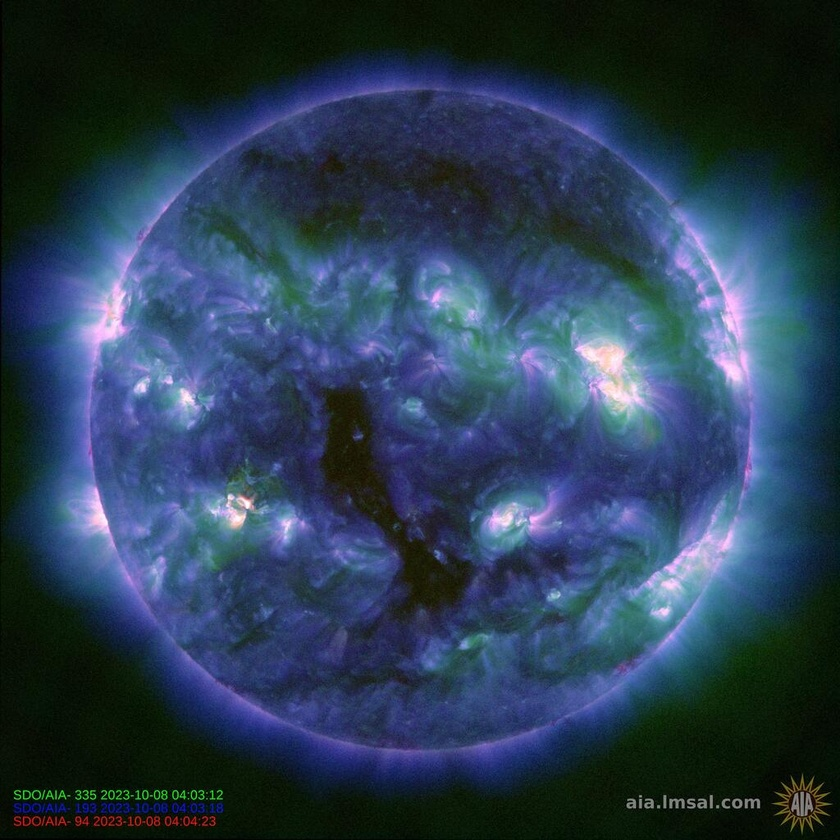
#> input picture src/scripts/exports/imgs/ESTRELLA BLANCA CAPITULO 3.jpg, 840 x 840 px, shrunk from 1024 x 1024 before the run, found by its file name; its folder holds only this picture in this run
$ python FiboFeaturesFinal.py
#> lines starting #> are read from the running program, lines starting #| are printed output that depends on the picture
import cv2
import numpy as np
import simpleaudio as sa
import csv
import matplotlib.pyplot as plt

import os

GR = 1.61803399

imgs_folder = 'imgs'
out_folder = 'out'
color_folder = 'color'
current_filename = ''

def fibo_segment(img, x0, y0, x1, y1, inv, inv2, cuad):
    segCount=0
    segment = img

    height = y1 - y0
    width = x1 - x0

    dirs = [0, 1, 2, 3]
    dir = 0 if height > width else 1

    if(inv):
        dir = dir + 2

    if(inv2):
        offset = -1
    else:
        offset = 1

    metric = [[] for _ in range(8)]
    hexcolors = []

    while(height > 1 and width > 1):

        height = y1 - y0
        width = x1 - x0

        n, m = height, width

        print(f'Height: {height} Width: {width}')
        print(f'x0: {x0} y0: {y0} x1: {x1} y1: {y1}')
        print(f'dir: {dir}')
        #plt.imshow(segment, cmap='gray')
        #plt.show()

        if(height > width):
            height = int(height/GR)

            if(dirs[dir] == 0):
                color = 0
                res=segment[y0:y0+height, x0:x0+width]
                y0 = y0 + height

            else:
                color = 100
                res=segment[y1-height:y1, x1-width:x1]
                y1 = y1 - height

            # height = x1 - x0

        else:
            width = int(width/GR)

            if(dirs[dir] == 1):
                color = 180
                res=segment[y0:y0+height, x0:x0+width]
                x0 = x0 + width

            else:
                color = 255
                res=segment[y1-height:y1, x1-width:x1]
                x1 = x1 - width

            # width = y1 - y0

        hsv=cv2.cvtColor(res,cv2.COLOR_BGR2HSV)
        bw=cv2.cvtColor(res,cv2.COLOR_BGR2GRAY)
        h,s,v=hsv[:,:,0],hsv[:,:,1],hsv[:,:,2]

        dynamic_range=np.max(res)-np.min(res)
        hue_range=np.max(h)-np.min(h)
        sat_range=np.max(s)-np.min(s)
        val_range=np.max(v)-np.min(v)
        hue_average = np.average(h)
        sat_average = np.average(s)
        val_average = np.average(v)
        ilum_average = np.average(bw)
        mean_color = cv2.mean(res)

        metric[0].append(dynamic_range)
        metric[1].append(hue_range)
        metric[2].append(sat_range)
        metric[3].append(val_range)
        metric[4].append(hue_average)
        metric[5].append(sat_average)
        metric[6].append(val_average)
        metric[7].append(ilum_average)
        hexcolors.append(f'{cuad} #{int(mean_color[2]):02x}{int(mean_color[1]):02x}{int(mean_color[0]):02x}')

        # datos=[[cuad, segCount, np.max(res)-np.min(res),np.max(h)-np.min(h),np.max(s)-np.min(s),np.max(v)-np.min(v), np.average(h),np.average(s),np.average(v), np.average(bw)]]

        # cv2.imshow("segmento",res)
        # cv2.waitKey()

        dir += offset
        dir = 0 if dir > 3 else dir
        dir = 3 if dir < 0 else dir
        segCount+=1

    nparrays = []

    nparrays.append(np.full(100, cuad))
    nparrays.append(np.arange(100))

    #create

    for li in metric:
        print(li)
        original_array = np.array(li)
        indices_original = np.arange(len(original_array))
        indices_new = np.linspace(0, len(original_array)-1, 100)
        interpolated_values = np.interp(indices_new, indices_original, original_array)
        # print(interpolated_values)
        nparrays.append(interpolated_values)

    for i in range(100):
        datos = [[nparrays[j][i] for j in range(10)]]

        with open (f'{out_folder}/{current_filename}.csv', 'a', newline='') as file:
            # print(current_filename)
            writer = csv.writer(file)
            writer.writerows(datos)

    for h in hexcolors:
        with open (f'{color_folder}/{current_filename}_color.txt', 'a', newline='') as file:
            # print(current_filename)
            file.write(f'{h}\n')


def process(img):
    n, m, _ = img.shape

    x0 = 0
    y0 = 0
    x1 = int(m/2)
    y1 = int(n/2)

    if(n > m):
        fibo_segment(img, x0, y0, x1, y1, False, False, 0)
    else:
        fibo_segment(img, x0, y0, x1, y1, False, True,0)

    x0 = 0
    y0 = int(n/2)
    x1 = int(m/2)
    y1 = n

    if(n > m):
        fibo_segment(img, x0, y0, x1, y1, True, True,1)
    else:
        fibo_segment(img, x0, y0, x1, y1, False, False,1)

    x0 = int(m/2)
    y0 = 0
    x1 = m
    y1 = int(n/2)

    if(n > m):
        fibo_segment(img, x0, y0, x1, y1, False, True,2)
    else:
        fibo_segment(img, x0, y0, x1, y1, True, False,2)

    x0 = int(m/2)
    y0 = int(n/2)
    x1 = m
    y1 = n

    if(n > m):
        fibo_segment(img, x0, y0, x1, y1, True, False,3)
    else:
        fibo_segment(img, x0, y0, x1, y1, True, True,3)


def pipeline(filename):
    img = cv2.imread(filename)
    process(img)


def main():
    global current_filename  # Declare current_filename as global
    for filename in os.listdir(imgs_folder):
        current_filename = filename
        pipeline(f'{imgs_folder}/{filename}')
#> in pipeline, img is the input picture: shape (840, 840, 3); mean B, G, R 83.3, 61.5, 42.6
#> the loop in fibo_segment, `while(height > 1 and width > 1): ` made 13 passes
#> (res, hsv, bw, h, s, v, dynamic_range, hue_range) on pass 13: ([[94, 109, 51], [88, 106, 47]], [[82, 136, 109], [81, 142, 106]], [90, 86], [82, 81], [136, 142], [109, 106], 62, 1)
#> (bw, h, s, v, dynamic_range, hue_range, sat_range, val_range) on passes 11 to 12: ([[95, 97], [86, 91], [82, 85], [84, 86]], [[85, 88], [85, 88], [85, 87], [86, 87]], [[126, 117], [131, 124], [137, 133], [130, 128]], [[113, 113], [103, 107], [99, 102], [100, 102]], 67, 3, 20, 14), ([[83, 82], [82, 82]], [[82, 84], [85, 85]], [[143, 137], [137, 137]], [[102, 99], [99, 99]], 57, 3, 6, 3)
#> after the loop in fibo_segment, `while(height > 1 and width > 1):`: dir = 0; hexcolors = ['0 #293d53', '0 #1f2b3d', '0 #3b527b', '0 #344570', '0 #3f6a7a', '0 #476f90', '0 #3d697b', '0 #396770', '0 #346a5e', '0 #376b6d', '0 #346862', '0 #2d6359', '0 #316b5b']; segCount = 13; x0 = 304; x1 = 305; y0 = 303; y1 = 305
#> the loop in fibo_segment, `for h in hexcolors:` made 13 passes
#> h on passes 1 to 12: '0 #293d53', '0 #1f2b3d', '0 #3b527b', '0 #344570', '0 #3f6a7a', '0 #476f90', '0 #3d697b', '0 #396770', '0 #346a5e', '0 #376b6d', '0 #346862', '0 #2d6359'
#> the loop in fibo_segment (call 2), `while(height > 1 and width > 1): ` made 13 passes
#> (res, hsv, bw, h, s, v, dynamic_range, hue_range) on pass 13: ([[159, 90, 73], [153, 88, 67]], [[114, 138, 159], [113, 143, 153]], [93, 89], [114, 113], [138, 143], [159, 153], 92, 1)
#> (bw, h, s, v, dynamic_range, hue_range, sat_range, val_range) on passes 11 to 12: ([[102, 96], [95, 91], [91, 90], [90, 89]], [[117, 117], [117, 117], [116, 117], [115, 116]], [[121, 124], [131, 132], [137, 135], [140, 139]], [[168, 162], [164, 160], [160, 159], [159, 158]], 96, 2, 19, 10), ([[103, 102], [97, 96]], [[117, 118], [116, 117]], [[122, 121], [131, 130]], [[170, 169], [164, 165]], 90, 2, 10, 6)
#> pass 1, in fibo_segment (call 2), `h,s,v=hsv[:,:,0],hsv[:,:,1],hsv[:,:,2]`:
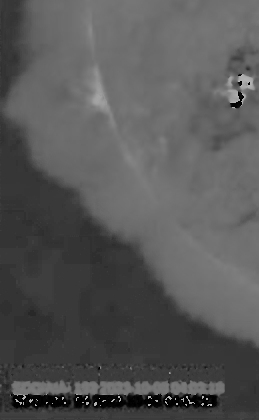
#> h: shape (420, 259); min 0, max 179, mean 86.5
#> after the loop in fibo_segment (call 2), `while(height > 1 and width > 1):`: dir = 2; hexcolors = ['1 #25364a', '1 #222c4c', '1 #2b3049', '1 #2f3c61', '1 #4d5d8e', '1 #31426f', '1 #3d4b8a', '1 #7674bf', '1 #435793', '1 #3f538f', '1 #4d57a1', '1 #545da7', '1 #46599c']; segCount = 13; x0 = 304; x1 = 305; y0 = 535; y1 = 537
#> the loop in fibo_segment (call 2), `for h in hexcolors:` made 13 passes
#> h on passes 1 to 12: '1 #25364a', '1 #222c4c', '1 #2b3049', '1 #2f3c61', '1 #4d5d8e', '1 #31426f', '1 #3d4b8a', '1 #7674bf', '1 #435793', '1 #3f538f', '1 #4d57a1', '1 #545da7'
#> the loop in fibo_segment (call 3), `while(height > 1 and width > 1): ` made 13 passes
#> (dynamic_range, hue_range, sat_range, val_range, hue_average, sat_average, val_average, ilum_average) on passes 1 to 6: (255, 179, 255, 252, 85.57, 153.8, 90.88, 66.12), (186, 173, 255, 178, 94.18, 140.5, 64.85, 41.09), (227, 71, 114, 198, 104, 125.3, 140.8, 101.4), (220, 64, 122, 161, 104.4, 121.6, 158, 115.7), (158, 24, 62, 109, 107.8, 138.4, 135.9, 88.12), (126, 14, 44, 76, 111, 143, 123.8, 74.26)
#> pass 1, in fibo_segment (call 3), `res=segment[y1-height:y1, x1-width:x1]`:
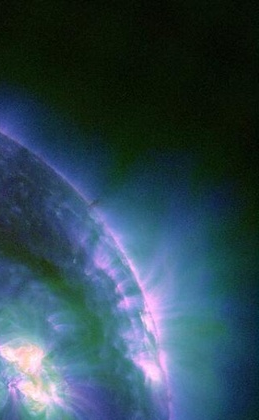
#> res: shape (420, 259, 3); mean B, G, R 84.9, 71.8, 47.8
#> pass 1, in fibo_segment (call 3), `bw=cv2.cvtColor(res,cv2.COLOR_BGR2GRAY)`:
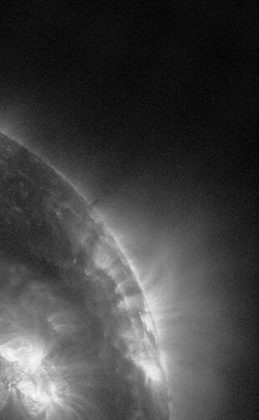
#> bw: shape (420, 259); min 2, max 249, mean 66.1
#> pass 1, in fibo_segment (call 3), `h,s,v=hsv[:,:,0],hsv[:,:,1],hsv[:,:,2]`:
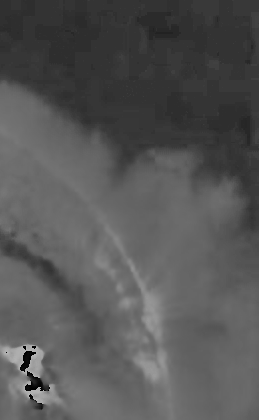
#> h: shape (420, 259); min 0, max 179, mean 85.6
#> the loop in fibo_segment (call 3), `for h in hexcolors:` made 13 passes
#> h on passes 1 to 12: '2 #2f4754', '2 #20293c', '2 #496c8c', '2 #557a9d', '2 #3e5b87', '2 #364a7b', '2 #375276', '2 #466996', '2 #3a4a83', '2 #3a487d', '2 #425085', '2 #42508c'
#> the loop in fibo_segment (call 4), `while(height > 1 and width > 1): ` made 13 passes
#> pass 1, in fibo_segment (call 4), `res=segment[y1-height:y1, x1-width:x1]`:
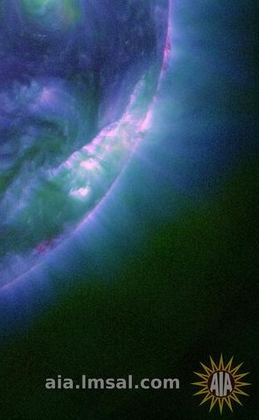
#> res: shape (420, 259, 3); mean B, G, R 79.5, 64.5, 40.1
#> pass 1, in fibo_segment (call 4), `bw=cv2.cvtColor(res,cv2.COLOR_BGR2GRAY)`:
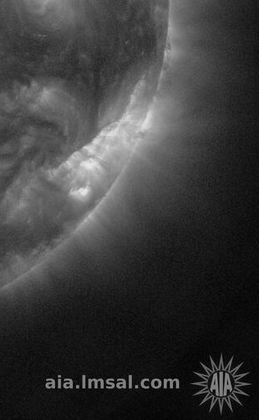
#> bw: shape (420, 259); min 0, max 232, mean 58.9
#> pass 1, in fibo_segment (call 4), `h,s,v=hsv[:,:,0],hsv[:,:,1],hsv[:,:,2]`:
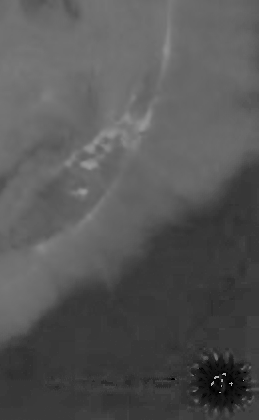
#> h: shape (420, 259); min 0, max 177, mean 85.5
#> the loop in fibo_segment (call 4), `for h in hexcolors:` made 13 passes
#> h on passes 1 to 12: '3 #28404f', '3 #253753', '3 #334061', '3 #3c4a7e', '3 #3b457d', '3 #2b365a', '3 #788fba', '3 #ae8cd4', '3 #5a5cac', '3 #4a57a1', '3 #726bb7', '3 #7d72bf'


if __name__ == "__main__":
    main()

$ run again, on src/scripts/exports/imgs/gigante roja_Cap4.png
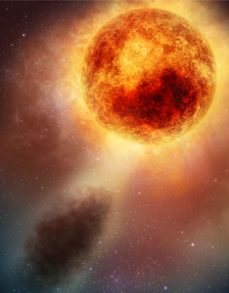
#> input picture src/scripts/exports/imgs/gigante roja_Cap4.png, 229 x 293 px, found by its file name
#> in pipeline, img is the input picture: shape (293, 229, 3); mean B, G, R 60.7, 96.1, 153.3
#> the loop in fibo_segment, `while(height > 1 and width > 1): ` made 10 passes
#> (res, hsv, bw, h, s, v, dynamic_range, hue_range) on pass 10: ([[119, 211, 253], [110, 204, 251]], [[21, 135, 253], [20, 143, 251]], [213, 207], [21, 20], [135, 143], [253, 251], 143, 1)
#> after the loop in fibo_segment, `while(height > 1 and width > 1):`: dir = 2; hexcolors = ['0 #945836', '0 #864f3e', '0 #e3994e', '0 #e37624', '0 #f6cd78', '0 #f2b66b', '0 #fbcb69', '0 #fbd266', '0 #fdda7d', '0 #fccf72']; segCount = 10; x0 = 81; x1 = 83; y0 = 105; y1 = 107
#> the loop in fibo_segment, `for h in hexcolors:` made 10 passes
#> h on passes 1 to 8: '0 #945836', '0 #864f3e', '0 #e3994e', '0 #e37624', '0 #f6cd78', '0 #f2b66b', '0 #fbcb69', '0 #fbd266'
#> the loop in fibo_segment (call 2), `while(height > 1 and width > 1): ` made 10 passes
#> (res, hsv, bw, h, s, v, dynamic_range, hue_range) on pass 10: ([[122, 159, 192], [121, 156, 192]], [[16, 93, 192], [15, 94, 192]], [165, 163], [16, 15], [93, 94], [192, 192], 71, 1)
#> pass 1, in fibo_segment (call 2), `h,s,v=hsv[:,:,0],hsv[:,:,1],hsv[:,:,2]`:
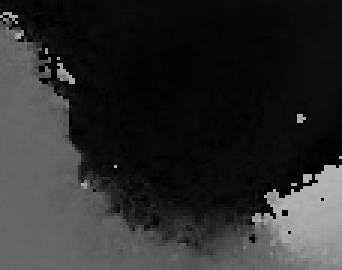
#> h: shape (90, 114) (shown 3 times larger); min 0, max 179, mean 44
#> after the loop in fibo_segment (call 2), `while(height > 1 and width > 1):`: dir = 0; hexcolors = ['1 #463b37', '1 #663d31', '1 #c79970', '1 #ba8e66', '1 #a87e63', '1 #b38e71', '1 #c5a881', '1 #c4a37b', '1 #be9b77', '1 #c09d79']; segCount = 10; x0 = 81; x1 = 83; y0 = 186; y1 = 188
#> the loop in fibo_segment (call 2), `for h in hexcolors:` made 10 passes
#> h on passes 1 to 8: '1 #463b37', '1 #663d31', '1 #c79970', '1 #ba8e66', '1 #a87e63', '1 #b38e71', '1 #c5a881', '1 #c4a37b'
#> the loop in fibo_segment (call 4), `while(height > 1 and width > 1): ` made 10 passes
#> (dynamic_range, hue_range, sat_range, val_range, hue_average, sat_average, val_average, ilum_average) on pass 1: (217, 179, 173, 196, 34.82, 101.4, 120.7, 90.57)
#> pass 1, in fibo_segment (call 4), `h,s,v=hsv[:,:,0],hsv[:,:,1],hsv[:,:,2]`:
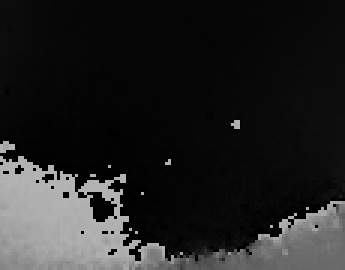
#> h: shape (90, 115) (shown 3 times larger); min 0, max 179, mean 34.8
#> the loop in fibo_segment (call 4), `for h in hexcolors:` made 10 passes
#> h on passes 1 to 8: '3 #784f46', '3 #bc6b43', '3 #ecba7b', '3 #be805c', '3 #b35f43', '3 #c7704c', '3 #c57456', '3 #be6c53'

$ run again, on src/scripts/exports/imgs/supernovaCap6.png
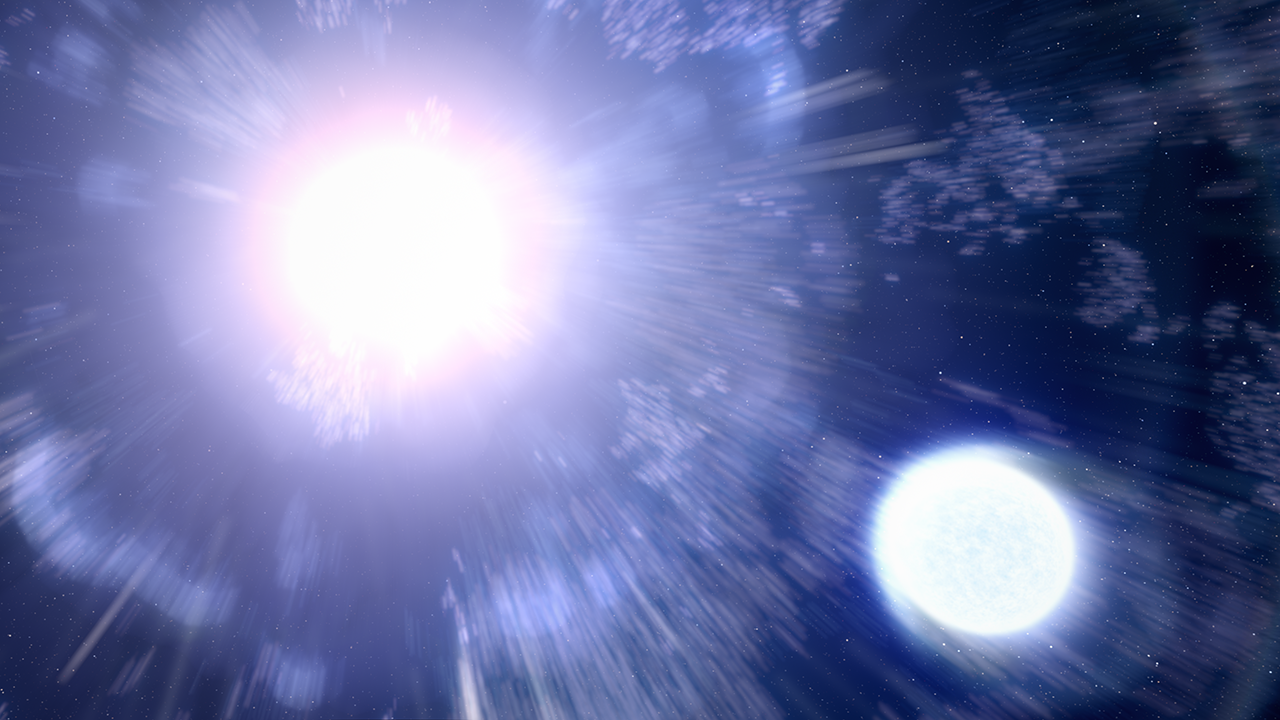
#> input picture src/scripts/exports/imgs/supernovaCap6.png, 1280 x 720 px, found by its file name
#> in pipeline, img is the input picture: shape (720, 1280, 3); mean B, G, R 164.1, 116.5, 108.6
#> the loop in fibo_segment, `while(height > 1 and width > 1): ` made 13 passes
#> (s, dynamic_range, hue_range, sat_range, val_range, hue_average, sat_average, val_average) on pass 11: ([[0, 0, 0], [0, 0, 0], [0, 0, 0], [0, 0, 0]], 0, 0, 0, 0, 0, 0, 254)
#> pass 1, in fibo_segment, `h,s,v=hsv[:,:,0],hsv[:,:,1],hsv[:,:,2]`:
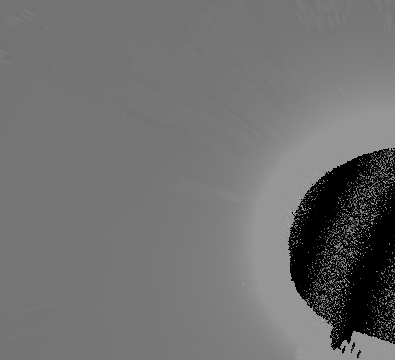
#> h: shape (360, 395); min 0, max 165, mean 112
#> after the loop in fibo_segment, `while(height > 1 and width > 1):`: dir = 0; hexcolors = ['0 #a3a2cc', '0 #c2c0ea', '0 #d9d4f8', '0 #fdfbfd', '0 #fdfdfd', '0 #fdfdfd', '0 #fefefe', '0 #fefefe', '0 #fefefe', '0 #fefefe', '0 #fefefe', '0 #fefefe', '0 #fefefe']; segCount = 13; x0 = 462; x1 = 464; y0 = 259; y1 = 261
#> the loop in fibo_segment, `for h in hexcolors:` made 13 passes
#> h on passes 1 to 8: '0 #a3a2cc', '0 #c2c0ea', '0 #d9d4f8', '0 #fdfbfd', '0 #fdfdfd', '0 #fdfdfd', '0 #fefefe', '0 #fefefe'
#> the loop in fibo_segment (call 2), `while(height > 1 and width > 1): ` made 13 passes
#> (res, hsv, bw, h, s, v, dynamic_range, hue_range) on pass 13: ([[226, 167, 169], [225, 166, 168]], [[121, 67, 226], [121, 67, 225]], [174, 173], [121, 121], [67, 67], [226, 225], 60, 0)
#> the loop in fibo_segment (call 2), `for h in hexcolors:` made 13 passes
#> h on passes 1 to 8: '1 #666aa0', '1 #727ebb', '1 #9da1dc', '1 #dfd3fa', '1 #a2a0db', '1 #9495d0', '1 #a7a6e0', '1 #b1aee7'
#> the loop in fibo_segment (call 4), `while(height > 1 and width > 1): ` made 13 passes
#> pass 1, in fibo_segment (call 4), `h,s,v=hsv[:,:,0],hsv[:,:,1],hsv[:,:,2]`:
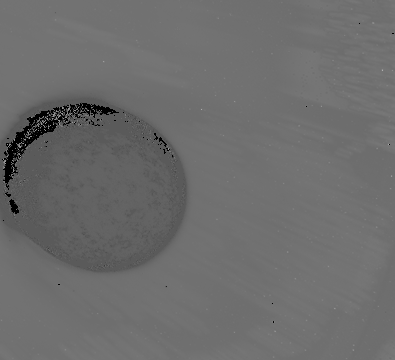
#> h: shape (360, 395); min 0, max 178, mean 108.2
#> the loop in fibo_segment (call 4), `for h in hexcolors:` made 13 passes
#> h on passes 1 to 8: '3 #536189', '3 #465692', '3 #7783c1', '3 #404e8d', '3 #5d6bb1', '3 #5865a4', '3 #5564a6', '3 #5c69a8'
